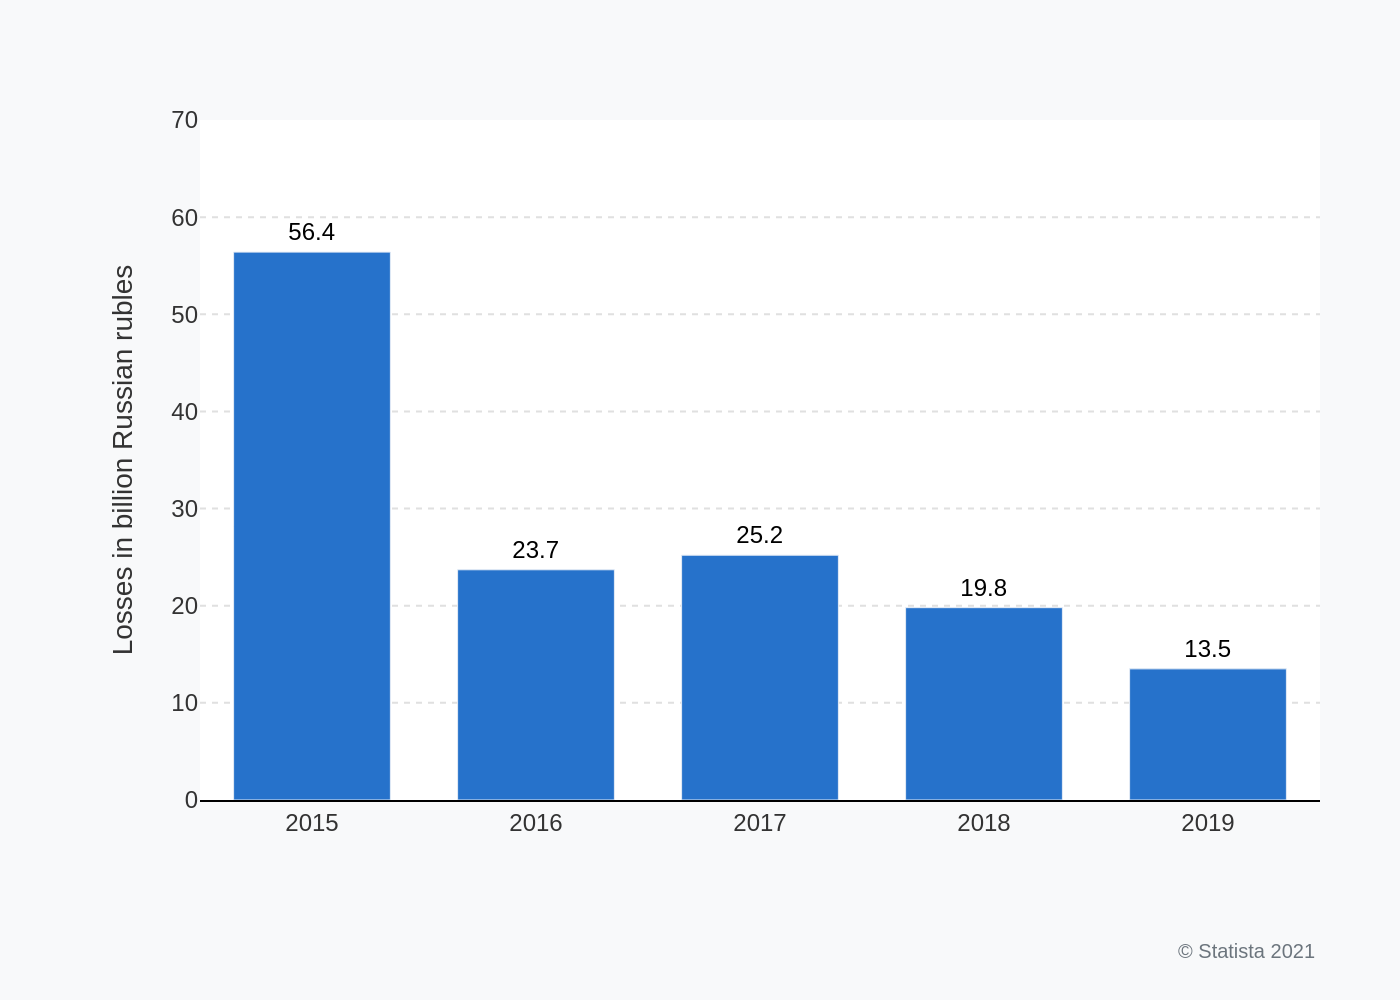

Generate this figure with Python:
import sys
import json
import pathlib
import plotly.graph_objects as go

if len(sys.argv) != 2:
    print("Usage: python create_chart.py <path_to_json_file>", file=sys.stderr)
    sys.exit(1)

json_file_path = pathlib.Path(sys.argv[1])
output_image_path = json_file_path.with_suffix(".png")

try:
    with open(json_file_path, 'r', encoding='utf-8') as f:
        config = json.load(f)
except (FileNotFoundError, json.JSONDecodeError) as e:
    print(f"Error reading or parsing JSON file: {e}", file=sys.stderr)
    sys.exit(1)

chart_data = config.get('chart_data', [])
texts = config.get('texts', {})
colors = config.get('colors', [])

categories = [item['category'] for item in chart_data]
values = [item['value'] for item in chart_data]

fig = go.Figure()

fig.add_trace(go.Bar(
    x=categories,
    y=values,
    marker_color=colors[0] if colors else '#1f77b4',
    text=values,
    texttemplate='%{text}',
    textposition='outside',
    cliponaxis=False,
    textfont=dict(
        family="Arial",
        size=12,
        color='black'
    ),
    width=0.7
))

title_text = ""
if texts.get('title'):
    title_text += f"<b>{texts['title']}</b>"
if texts.get('subtitle'):
    title_text += f"<br><sub>{texts['subtitle']}</sub>"

source_text = texts.get('source', '')

fig.update_layout(
    font=dict(family="Arial", size=12, color='#333333'),
    title=dict(
        text=title_text if title_text else None,
        x=0.05,
        xanchor='left',
        y=0.95,
        yanchor='top'
    ),
    xaxis=dict(
        title_text=texts.get('x_axis_title'),
        showgrid=False,
        showline=True,
        linewidth=1,
        linecolor='black',
        tickfont=dict(size=12)
    ),
    yaxis=dict(
        title_text=texts.get('y_axis_title'),
        range=[0, 70],
        dtick=10,
        showline=False,
        gridcolor='#E0E0E0',
        griddash='dot',
        zeroline=False,
        tickfont=dict(size=12)
    ),
    plot_bgcolor='white',
    paper_bgcolor='#F8F9FA',
    showlegend=False,
    margin=dict(l=100, r=40, t=60, b=100),
    annotations=[
        dict(
            showarrow=False,
            text=source_text,
            xref="paper",
            yref="paper",
            x=1.0,
            y=-0.2,
            xanchor='right',
            yanchor='top',
            font=dict(size=10, color='#6c757d')
        )
    ]
)

fig.write_image(str(output_image_path), scale=2)

print(f"Chart saved to {output_image_path}")
